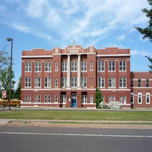
%> input picture school.bmp, 152 x 152 px, shrunk from 512 x 512 before the run
$ octave e_school_all_without_cbc.m   (GNU Octave 9; MATLAB toolbox functions it lacks are replaced by stand-ins)
%> lines starting %> are read from the running program, lines starting %| are printed output that depends on the picture
school_original=imread('school.bmp');
%> school_original is the input picture: size 152x152x3 uint8; mean R, G, B 141.8, 146.3, 152.3
b=school_original;
school_m = imread("c:\Users\issa_\OneDrive\PPU University\Semester 8\MatLab\School\All\Without CBC\m_encrypted.bmp");
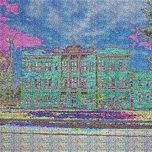
%> input picture School/All/Without CBC/m_encrypted.bmp, 152 x 152 px, shrunk from 512 x 512 before the run
%> school_m is the input picture: size 152x152x3 uint8; mean R, G, B 123.1, 139.5, 150.5
school_mc = imread("c:\Users\issa_\OneDrive\PPU University\Semester 8\MatLab\School\All\Without CBC\mc_encrypted.bmp");
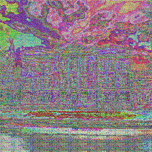
%> input picture School/All/Without CBC/mc_encrypted.bmp, 152 x 152 px, shrunk from 512 x 512 before the run
%> school_mc is the input picture: size 152x152x3 uint8; mean R, G, B 138, 124.2, 130.3
school_mcp = imread("c:\Users\issa_\OneDrive\PPU University\Semester 8\MatLab\School\All\Without CBC\mcp_encrypted.bmp");
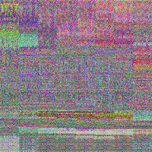
%> input picture School/All/Without CBC/mcp_encrypted.bmp, 152 x 152 px, shrunk from 512 x 512 before the run
%> school_mcp is the input picture: size 152x152x3 uint8; mean R, G, B 138, 124.2, 130.3
school_mcpb = imread("c:\Users\issa_\OneDrive\PPU University\Semester 8\MatLab\School\All\Without CBC\mcpb_encrypted.bmp");
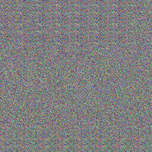
%> input picture School/All/Without CBC/mcpb_encrypted.bmp, 152 x 152 px, shrunk from 512 x 512 before the run
%> school_mcpb is the input picture: size 152x152x3 uint8; mean R, G, B 126.9, 126.3, 126.6

school_original_r = school_original(:,:,1);
original_r_ir = entropy(school_original_r);
%> original_r_ir = 7.27
school_original_g = school_original(:,:,2);
original_g_ir = entropy(school_original_g);
%> original_g_ir = 7.46
school_original_b = school_original(:,:,3);
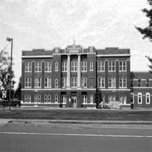
%> school_original_b: size 152x152 uint8; min 0, max 255, mean 152.3
original_b_ir = entropy(school_original_b);
%> original_b_ir = 7.36
%%%%%%%%%%%%%%%%%%%%%%%%%%%%%%%%%%%%%%%%%%%%
%%%%%%%%   Coofficient Coorelation  %%%%%%%%
%%%%%%%%%%%%%%%%%%%%%%%%%%%%%%%%%%%%%%%%%%%%
%%%%%%%%        school_original_r     %%%%%%%%
%%%%%%%%%%%%%%%%%%%%%%%%%%%%%%%%%%%%%%%%%%%%
IA=im2double(school_original_r);
school_original_r_cc_d = corrcoef(IA(1:end-1, 1:end-1), IA(2:end, 2:end));
%> school_original_r_cc_d = [1 0.7; 0.7 1]
school_original_r_cc_d =school_original_r_cc_d(1,2)
%> school_original_r_cc_d = 0.7
school_original_r_cc_v = corrcoef(IA(1:end-1, :), IA(2:end, :));
%> school_original_r_cc_v = [1 0.823; 0.823 1]
school_original_r_cc_v = school_original_r_cc_v(1,2);
%> school_original_r_cc_v = 0.823
school_original_r_cc_h = corrcoef(IA(:, 1:end-1, :), IA(:, 2:end));
%> school_original_r_cc_h = [1 0.849; 0.849 1]
school_original_r_cc_h = school_original_r_cc_h(1,2);
%> school_original_r_cc_h = 0.849

figure('visible','off');
subplot(1,1,1)
plot(IA(1:end-1, 1:end-1), IA(2:end, 2:end),'r'),title(sprintf('%s Horizontal Orginal image',b));
saveas(gcf,sprintf('CC/school/Original/r_h.png',i));
figure('visible','off');
subplot(1,1,1)
plot(IA(1:end-1, :), IA(2:end, :),'r'),title(sprintf('%s Vertical Orginal image',b));
saveas(gcf,sprintf('CC/school/Original/r_v.png',i));
figure('visible','off');
subplot(1,1,1)
plot(IA(:, 1:end-1, :), IA(:, 2:end),'r'),title(sprintf('%s Diagonal Orginal image',b));
saveas(gcf,sprintf('CC/school/Original/r_d.png',i));
%pause(10);
%%%%%%%%%%%%%%%%%%%%%%%%%%%%%%%%%%%%%%%%%%%%
%%%%%%%%        school_original_g     %%%%%%%%
%%%%%%%%%%%%%%%%%%%%%%%%%%%%%%%%%%%%%%%%%%%%
IA=im2double(school_original_g);
school_original_g_c_d = corrcoef(IA(1:end-1, 1:end-1), IA(2:end, 2:end));
%> school_original_g_c_d = [1 0.811; 0.811 1]
school_original_g_c_d = school_original_g_c_d(1,2);
%> school_original_g_c_d = 0.811
school_original_g_c_v = corrcoef(IA(1:end-1, :), IA(2:end, :));
%> school_original_g_c_v = [1 0.884; 0.884 1]
school_original_g_c_v = school_original_g_c_v(1,2);
%> school_original_g_c_v = 0.884
school_original_g_c_h = corrcoef(IA(:, 1:end-1, :), IA(:, 2:end));
%> school_original_g_c_h = [1 0.91; 0.91 1]
school_original_g_c_h = school_original_g_c_h(1,2);
%> school_original_g_c_h = 0.91
figure('visible','off');
subplot(1,1,1)
plot(IA(1:end-1, 1:end-1), IA(2:end, 2:end),'g'),title(sprintf('%s Horizontal Orginal image',b));
saveas(gcf,sprintf('CC/school/Original/g_h.png',i));
figure('visible','off');
subplot(1,1,1)
plot(IA(1:end-1, :), IA(2:end, :),'g'),title(sprintf('%s Vertical Orginal image',b));
saveas(gcf,sprintf('CC/school/Original/g_v.png',i));
figure('visible','off');
subplot(1,1,1)
plot(IA(:, 1:end-1, :), IA(:, 2:end),'g'),title(sprintf('%s Diagonal Orginal image',b));
%> after `title(sprintf('%s Diagonal Orginal image',b))`:
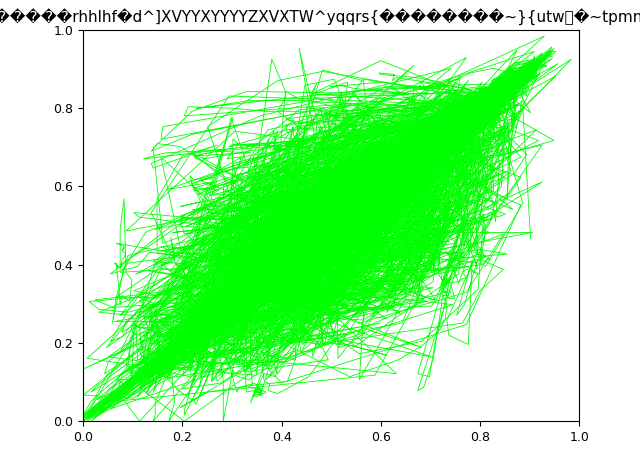
%> figure redrawn from the program's plot data
saveas(gcf,sprintf('CC/school/Original/g_d.png',i));
%pause(10);
%%%%%%%%%%%%%%%%%%%%%%%%%%%%%%%%%%%%%%%%%%%%
%%%%%%%%        school_original_b     %%%%%%%%
%%%%%%%%%%%%%%%%%%%%%%%%%%%%%%%%%%%%%%%%%%%%
IA=im2double(school_original_b);
school_original_b_c_d = corrcoef(IA(1:end-1, 1:end-1), IA(2:end, 2:end));
%> school_original_b_c_d = [1 0.889; 0.889 1]
school_original_b_c_d =school_original_b_c_d(1,2);
%> school_original_b_c_d = 0.889
school_original_b_c_v = corrcoef(IA(1:end-1, :), IA(2:end, :));
%> school_original_b_c_v = [1 0.932; 0.932 1]
school_original_b_c_v = school_original_b_c_v(1,2);
%> school_original_b_c_v = 0.932
school_original_b_c_h = corrcoef(IA(:, 1:end-1, :), IA(:, 2:end));
%> school_original_b_c_h = [1 0.946; 0.946 1]
school_original_b_c_h = school_original_b_c_h(1,2);
%> school_original_b_c_h = 0.946
figure('visible','off');
subplot(1,1,1)
plot(IA(1:end-1, 1:end-1), IA(2:end, 2:end),'b'),title(sprintf('%s Horizontal Orginal image',b));
saveas(gcf,sprintf('CC/school/Original/b_h.png',i));
figure('visible','off');
subplot(1,1,1)
plot(IA(1:end-1, :), IA(2:end, :),'b'),title(sprintf('%s Vertical Orginal image',b));
saveas(gcf,sprintf('CC/school/Original/b_v.png',i));
figure('visible','off');
subplot(1,1,1)
plot(IA(:, 1:end-1, :), IA(:, 2:end),'b'),title(sprintf('%s Diagonal Orginal image',b));
saveas(gcf,sprintf('CC/school/Original/b_d.png',i));
%pause(10);
%%%%%%%%%%%%%%%%%%%%%%%%%%%%%%%%%%%%%%%%%%%%
%%%%%%%%       Original Histogram   %%%%%%%%
%%%%%%%%%%%%%%%%%%%%%%%%%%%%%%%%%%%%%%%%%%%%
original_histogram_r = histogram(school_original_r);
%> figure, not shown here; tallest bar 1245 high, from x = 135 to 140
saveas(gcf,sprintf('school_original_histogram_r.png',i));
original_histogram_g = histogram(school_original_g);
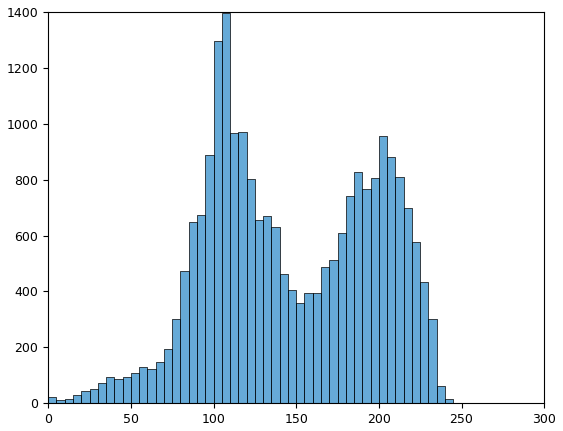
%> figure redrawn from the program's plot data; tallest bar 1397 high, from x = 105 to 110
saveas(gcf,sprintf('school_original_histogram_g.png',i));
%> (the run ends here)
